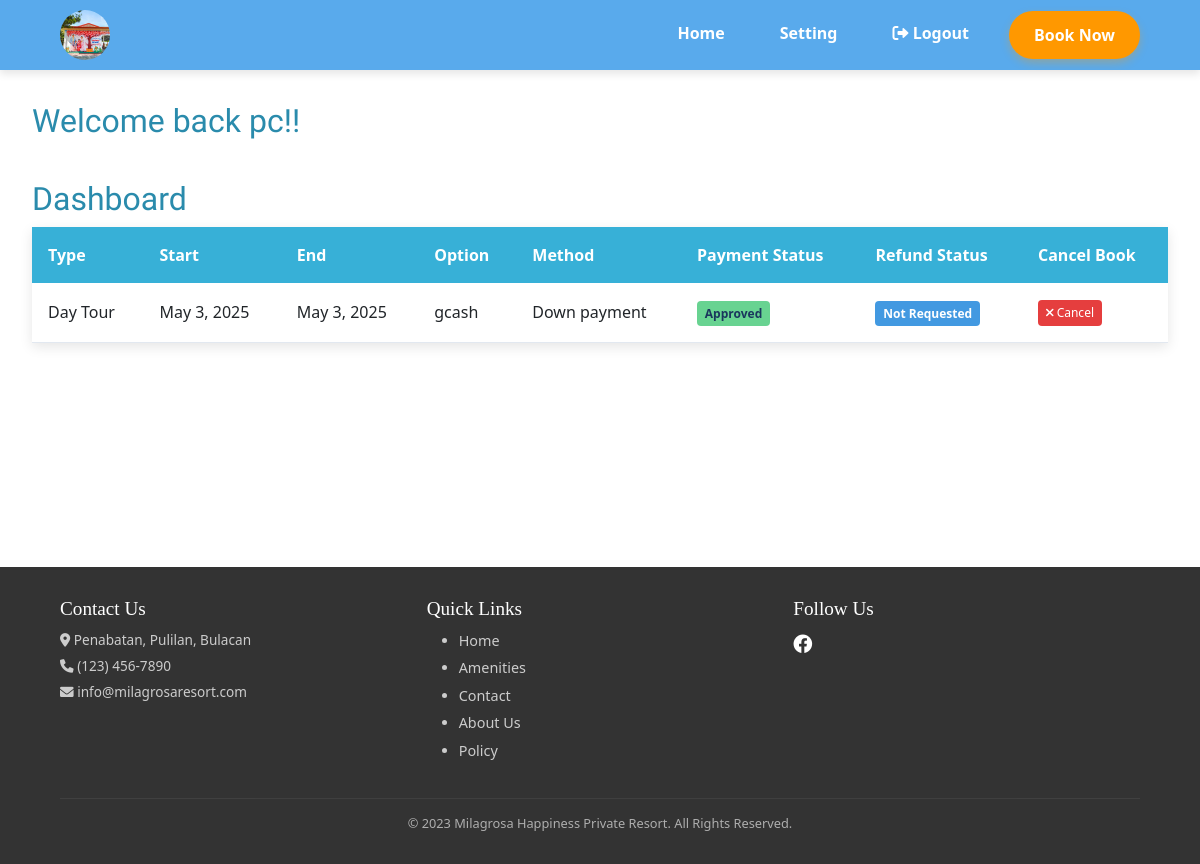
Page /book/user_dashboard (signed in) on the committed database.
### book/models.py (models this page shows, shortened)
class Proof(models.Model):
    STATUS_CHOICES = [
        ("pending", "Pending"),
        ("approved", "Approved"),
        ("declined", "Declined"),
    ]
    book=models.ForeignKey(Book, on_delete=models.CASCADE, default=1)
    img = models.ImageField(storage=MediaCloudinaryStorage(),upload_to='proof/payment_proof')
    payment_status = models.CharField(choices=STATUS_CHOICES, max_length=20, default="pending")

class Book(models.Model):
    user=models.ForeignKey(User, on_delete=models.CASCADE, blank=True, null=True)
    book_type = models.CharField(max_length=20)
    start_date = models.DateField()
    end_date = models.DateField()
    payment_method = models.CharField(max_length=20)
    payment_type = models.CharField(max_length=20)
    REFUNDCHOICES = [
        ("pending", "Pending"),
        ("approved", "Approved"),
        ("declined", "Declined"),
        ("not requested", "Not Requested"),
        ("complete", "Complete")
    ]
    amount=models.IntegerField(blank=True, null=True)
    refund_status=models.CharField(max_length=20, choices=REFUNDCHOICES, default="not requested")

### book/views.py (the view)
# urls.py: path("user_dashboard", views.user_dashboard, name="user_dashboard"),
def user_dashboard(request):
    user_books=Proof.objects.filter(book__user=request.user)
    return render(request, "login/user_dashboard.html",{
                  "user_books":user_books})

### login/templates/login/user_dashboard.html (shortened to what this page needs)
{% extends 'login/layout.html' %}
{% load static %}
{% block css %}
<link rel="stylesheet" href="{% static 'css/navbar.css' %}?v={{ timestamp }}">
<link rel="stylesheet" href="{% static 'css/user_dashboard.css' %}?v={{ timestamp }}">
<link rel="stylesheet" href="https://cdnjs.cloudflare.com/ajax/libs/font-awesome/6.0.0/css/all.min.css">
{% endblock %}
{% block body %}
<header class="header">
    <nav class="navbar">
        <div class="logo">
            <img src="{% static 'asset/image/logo.jpg' %}" alt="Milagrosa Resort Logo">
        </div>
        <ul class="nav-links">
             <li><a href="{% url 'index' %}" class="nav-link">Home</a></li>
            <li><a href="{% url 'user_setting' %}" class="nav-link">Setting</a></li>
     <li><a href="{% url 'logout' %}" class="nav-link">
            <i class="fas fa-sign-out-alt"></i> Logout
        </a></li>
            <li><a href="{% url 'check_in' %}" class="book-btn">Book Now</a></li>
        </ul>
    </nav>
</header>
<div class="dashboard-container">
    <div class="dashboard-header">
        <h1 class="dashboard-title">
            {% if user.is_authenticated %}
                Welcome back {{ user.username }}!!
            {% endif %}
        </h1>
        <br>
    </div>
    <h1 class="dashboard-title">
        Dashboard
    </h1>
    {% if user_books %}
    <table class="booking-table">
        <thead>
            <tr>
                <th>Type</th>
                <th>Start</th>
                <th>End</th>
                <th>Option</th>
                <th>Method</th>
                <th>Payment Status</th>
                <th>Refund Status</th>
                <th>Cancel Book</th>
            </tr>
        </thead>
        <tbody>
            {% for user_book in user_books %}
            <tr>
                <td>{{ user_book.book.book_type }}</td>
                <td>{{ user_book.book.start_date }}</td>
                <td>{{ user_book.book.end_date }}</td>
                <td>{{ user_book.book.payment_method }}</td>
                <td>{{ user_book.book.payment_type }}</td>
                <td>
                    {% if user_book.payment_status == 'approved' or user_book.payment_status == 'Approved' %}
                        <span class="status-badge status-approved">{{user_book.payment_status}}</span>
                    {% elif user_book.payment_status == 'pending' or user_book.payment_status == 'Pending'  %}
                        <span class="status-badge status-pending">{{user_book.payment_status}}</span>
                    {% else %}
                        <span class="status-badge status-denied">{{user_book.payment_status}}</span>
                    {% endif %}
                </td>
                <td>
                        {% if user_book.book.refund_status == 'pending' or user_book.book.refund_status == 'Pending' %}
                            <span class="status-badge status-pending">{{ user_book.book.refund_status}}</span>
                            {% elif user_book.book.refund_status == 'not requested' or user_book.book.refund_status == 'Not requested' %}
                            <span class="status-badge status-complete">{{ user_book.book.refund_status }}</span>
                        {% elif user_book.book.refund_status == 'complete' or user_book.book.refund_status == 'Complete' %}
                            <span class="status-badge status-complete">{{ user_book.book.refund_status }}</span>
                        {% else %}
                            <span class="status-badge status-denied">{{ user_book.book.refund_status }}</span>
                        {% endif %}
           </td>
                <td>
                    {% if user_book.book.refund_status == "not requested" %}
                    <a href="{% url 'cancel_book' user_book.book.id %}" class="btn btn-danger btn-sm"
                       onclick="return confirm('Are you sure you want to cancel this booking?')">
                        <i class="fas fa-times"></i> Cancel
                    </a>
                    {% endif %}
                </td>
            </tr>
            {% endfor %}
        </tbody>
    </table>
    {% endif %}
</div>
<footer class="footer">
    <div class="footer-content">
        <div class="footer-section">
            <h3>Contact Us</h3>
            <p><i class="fas fa-map-marker-alt"></i> Penabatan, Pulilan, Bulacan</p>
            <p><i class="fas fa-phone"></i> (123) 456-7890</p>
            <p><i class="fas fa-envelope"></i> info@milagrosaresort.com</p>
        </div>
        <div class="footer-section">
            <h3>Quick Links</h3>
            <ul>
                <li><a href="{% url 'index' %}">Home</a></li>
                <li><a href="{% url 'amenities' %}">Amenities</a></li>
                <li><a href="{% url 'contact' %}">Contact</a></li>
                <li><a href="{% url 'about_us' %}">About Us</a></li>
                <li><a href="{% url 'policies' %}">Policy</a></li>
            </ul>
        </div>
        <div class="footer-section">
            <h3>Follow Us</h3>
            <div class="social-icons">
                <a href="https://www.facebook.com/MilagrosaHappinessResortt"><i class="fab fa-facebook"></i></a>
            </div>
        </div>
    </div>
    <div class="footer-bottom">
        <p>&copy; 2023 Milagrosa Happiness Private Resort. All Rights Reserved.</p>
    </div>
</footer>
{% endblock %}

### login/static/css/navbar.css (style rules this page uses)
.header { position: sticky; top: 0; z-index: 1000; }
.navbar { display: flex; justify-content: space-between; align-items: center; background-color: #59aaec; padding: 10px 5%; box-shadow: 0 4px 8px rgba(0, 0, 0, 0.1); }
.logo img { width: 50px; height: 50px; border-radius: 50%; object-fit: cover; transition: all 0.3s ease; }
.nav-links { display: flex; list-style: none; gap: 25px; margin: 0; padding: 0; }
.nav-link { font-weight: 600; color: #fff; text-decoration: none; padding: 10px 15px; border-radius: 5px; transition: all 0.3s ease; font-size: 1rem; }
.book-btn, .cta-button { display: inline-block; background-color: #ff9800; color: #fff; padding: 12px 25px; font-weight: 600; border-radius: 30px; text-decoration: none; transition: all 0.3s ease; border: none; cursor: pointer; font-size: 1rem; box-shadow: 0 4px 8px rgba(255,152,0,0.3); }
.footer { background-color: #333; color: #fff; padding: 30px 5% 15px; font-size: 0.85rem; margin-top: 10rem; }
.footer-content { display: flex; justify-content: space-between; flex-wrap: wrap; gap: 20px; margin-bottom: 20px; }
.footer-section { flex: 1; min-width: 200px; }
.footer-section h3 { font-family: 'Playfair Display', serif; margin-bottom: 10px; font-size: 1.2rem; }
.footer-section p, .footer-section li { margin-bottom: 6px; opacity: 0.75; }
.footer-section a { color: #fff; text-decoration: none; transition: all 0.3s ease; font-size: 0.9rem; }
.social-icons { display: flex; gap: 10px; }
.social-icons a { font-size: 1.2rem; }
.footer-bottom { text-align: center; padding-top: 15px; border-top: 1px solid rgba(255,255,255,0.1); opacity: 0.6; font-size: 0.8rem; }

### login/static/css/user_dashboard.css (style rules this page uses)
.dashboard-container { padding: 2rem; max-width: 1200px; margin: 0 auto; }
.dashboard-header { display: flex; justify-content: space-between; align-items: center; margin-bottom: 2rem; }
.dashboard-title { font-family: 'Jomolhari', serif; color: #2a8bac; font-size: 2rem; }
.booking-table { width: 100%; border-collapse: collapse; margin-bottom: 2rem; box-shadow: 0 4px 12px rgba(0,0,0,0.1); }
.booking-table th { background-color: #37B0D7; color: white; padding: 1rem; text-align: left; }
.booking-table td { padding: 1rem; border-bottom: 1px solid #e2e8f0; }
.status-badge { padding: 0.35em 0.65em; font-size: 0.75em; font-weight: 700; border-radius: 0.25rem; text-transform: capitalize; }
.status-approved { background-color: #68d391; color: #1a365d; }
.status-complete { background-color: #4299e1; color: white; }
.btn { padding: 0.375rem 0.75rem; border-radius: 0.25rem; font-size: 0.875rem; font-weight: 500; cursor: pointer; transition: all 0.2s ease; }
.btn-sm { padding: 0.25rem 0.5rem; font-size: 0.75rem; }
.btn-danger { background-color: #e53e3e; color: white; border: none; }

### rows in the picture
Proof: book.book_type "Day Tour", book.start_date "May 3, 2025", book.end_date "May 3, 2025", book.payment_method "gcash", book.payment_type "Down payment", payment_status "Approved", book.refund_status "Not Requested", shows "Cancel"

### other values in the picture
{{ user.username }} "pc"
